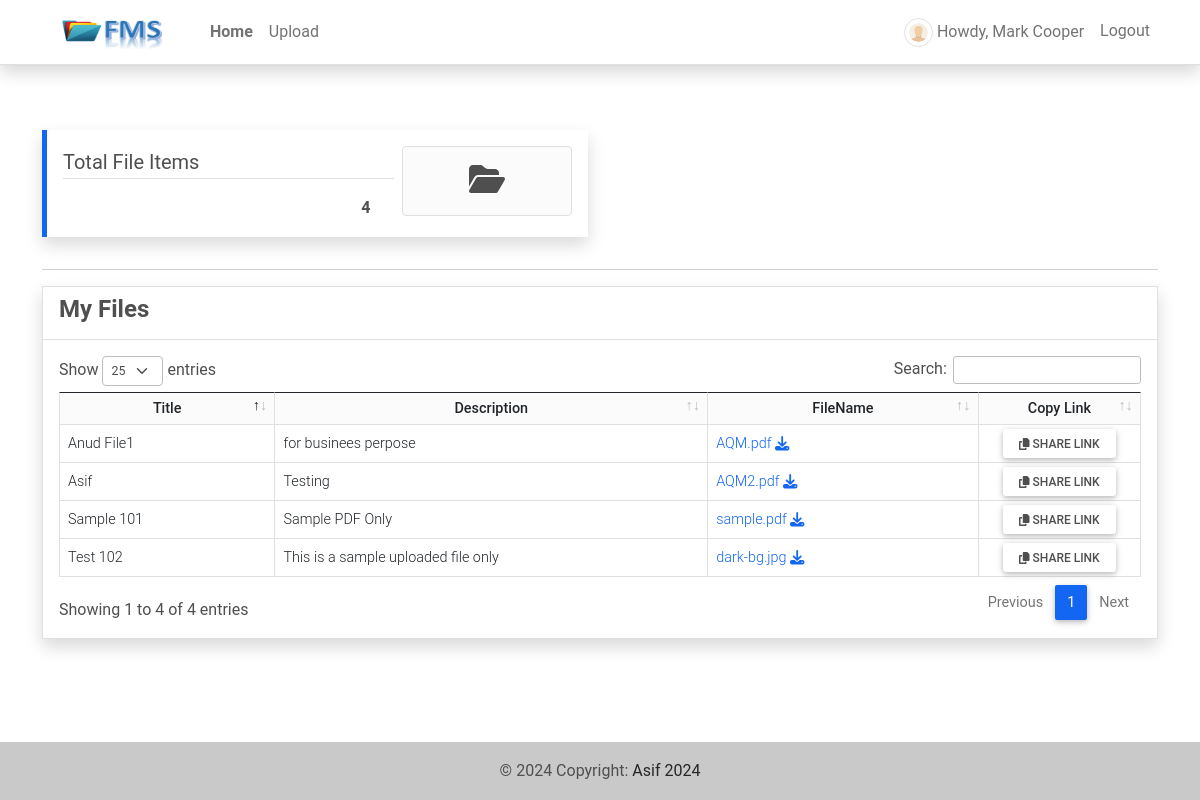
The app's page / (signed in) with its own data.
### fmsApp/models.py (models this page shows, shortened)
class Post(models.Model):
    user = models.ForeignKey(User, on_delete=models.CASCADE)
    title = models.CharField(max_length=250)
    description = models.TextField(blank=True, null=True)
    file_path = models.FileField(upload_to='uploads/',blank=True, null=True)
    date_created = models.DateTimeField(default=timezone.now)
    date_updated = models.DateTimeField(auto_now=True)
    def get_share_url(self):
        fernet = Fernet(settings.ID_ENCRYPTION_KEY)
        value = fernet.encrypt(str(self.pk).encode())
        value = base64.urlsafe_b64encode(value).decode()
        return reverse("share-file-id", kwargs={"id": (value)})

### fmsApp/views.py (the view)
# urls.py: path('', views.home, name='home-page'),
@login_required
def home(request):
    context['page_title'] = 'Home'
    if request.user.is_superuser:
        posts = Post.objects.all()
    else:
        posts = Post.objects.filter(user = request.user).all()
    context['posts'] = posts
    context['postsLen'] = posts.count()
    print(request.build_absolute_uri())
    return render(request, 'home.html',context)

### fmsApp/forms.py (shortened to what this page needs)
class UpdateProfile(UserChangeForm):
    username = forms.CharField(max_length=250,help_text="The Username field is required.")
    email = forms.EmailField(max_length=250,help_text="The Email field is required.")
    first_name = forms.CharField(max_length=250,help_text="The First Name field is required.")
    last_name = forms.CharField(max_length=250,help_text="The Last Name field is required.")
    current_password = forms.CharField(max_length=250)
    class Meta:
        model = User
        fields = ('email', 'username','first_name', 'last_name')

### fmsApp/templatetags/customfilter.py (called while the page is built)
@register.filter
def replaceBlank(value,stringVal = ""):
    value = str(value).replace(stringVal, '')
    return value

### fmsApp/templates/home.html (shortened to what this page needs)
{% extends "base.html" %} {% load humanize %} {% load customfilter %} {% block pageContent %}
<section class="">
    <div class="row">
        <div class="col-lg-6 col-md-6 col-sm-12 col-xs-12">
            <div class="card rounded-0 shadow border-primary text-start summary-card my-3">
                <div class="card-body">
                    <div class="d-flex w-100">
                        <div class="col-8 pe-2">
                            <div class="summary-title fs-5 border-bottom">Total File Items</div>
                            <div class="summary-count text-end fw-bolder mt-3 px-4">{{ postsLen|intcomma }}</div>
                        </div>
                        <div class="col-4">
                            <div class="summary-icon p-3 rounded border text-center bg-gradient bg-light">
                                <i class="fa fa-folder-open fs-2"></i>
                            </div>
                        </div>
                    </div>
                </div>
            </div>
        </div>
    </div>
    <hr>
    <div class="row">
        <div class="col-lg-12 col-md-12 col-sm-12 col-xs-12">
            <div class="card card-default border rounded-0 shadow">
                <div class="card-header">
                    <h4 class="card-title"><b>My Files</b></h4>
                </div>
                <div class="card-body">
                    <table class="table table-bordered" id="file-table">
                        <colgroup>
                            <col width="20%">
                            <col width="40%">
                            <col width="25%">
                            <col width="15%">
                        </colgroup>
                        <thead>
                            <tr class="bg-gradient bg-light">
                                <th class=text-center>Title</th>
                                <th class=text-center>Description</th>
                                <th class=text-center>FileName</th>
                                <th class=text-center>Copy Link</th>
                            </tr>
                        </thead>
                        <tbody>
                            {% for post in posts %}
                            <tr>
                                <td class="text-start">{{ post.title }}</td>
                                <td class="text-start">{{ post.description }}</td>
                                <td class="text-start"><a href="{{ post.file_path.url }}" download="{{ post.file_path|replaceBlank:'uploads/' }}">{{ post.file_path|replaceBlank:'uploads/' }} <i class="fa fa-download"></i></a></td>
                                <td class="text-center"><button class="btn btn-default bg-gradient btn-sm copy-link" type="button" data-url="{{ request.build_absolute_uri|slice:':-1' }}{{ post.get_share_url }}" title="Copy Link tp clipboard"><i class="fa fa-copy"></i> Share Link</button></td>
                            </tr>
                            {% endfor %}
                        </tbody>
                    </table>
                </div>
            </div>
        </div>
    </div>
</section>
</div> {% endblock pageContent %}

### fmsApp/templates/base.html (shortened to what this page needs)
{% load static %}
<!DOCTYPE html>
<html lang="en">
<head>
    <link rel="stylesheet" href="{% static 'assets/font-awesome/css/all.min.css' %}">
    <link rel="stylesheet" href="{% static 'assets/bootstrap/css/bootstrap.min.css' %}">
    <link rel="stylesheet" href="{% static 'assets/select2/dist/css/select2.min.css' %}">
    <link rel="stylesheet" href="{% static 'assets/mdb-blogtemplate/css/mdb.min.css' %}" />
    <link rel="stylesheet" href="{% static 'assets/DataTables/datatables.min.css' %}" />
    <link rel="stylesheet" href="{% static 'assets/default/css/style.css' %}">
</head>
<body class="">
    {% block TopNavigation %} {% include "TopNavigation.html" %} {% endblock TopNavigation %}
    <main class="py-5">
        <div class="container mb-3">
             {% block pageContent %} {% endblock pageContent %}
    </main>
    <footer class="bg-light text-lg-start">
        <div class="text-center p-3" style="background-color: rgba(0, 0, 0, 0.2);">
            © {% now 'Y' %} Copyright:
            <a class="text-dark" href="https://apycoder.com/" target="_blank">Asif 2024</a>
        </div>
    </footer>
</body>
</html>

### fmsApp/templates/topNavigation.html (shortened to what this page needs)
{% load static %}
<header>
    <nav class="navbar navbar-expand-lg navbar-light bg-white fixed-top shadow border-bottom">
        <div class="container">
            <a class="navbar-brand" target="_blank" href="{% url 'home-page' %}">
                <img src="{{ MEDIA_URL }}/default/fms-logo.png" height="16" alt="{{ MEDIA_URL }}" loading="lazy" style="margin-top: -3px;" />
            </a>
            <div class="collapse navbar-collapse" id="navbarExample01">
                <ul class="navbar-nav me-auto mb-2 mb-lg-0" id="topNav">
                    {% if user.id %}
                    <li class="nav-item">
                        <a class="nav-link" aria-current="page" href="{% url 'home-page' %}">Home</a>
                    </li>
                    <li class="nav-item">
                        <a class="nav-link" aria-current="page" href="{% url 'posts-page' %}">Upload</a>
                    </li>
                    {% endif %}
                </ul>
                <ul class="navbar-nav d-flex flex-row">
                    {% if user.id %} {% if user.profile.user_type == 1 %} {% endif %}
                    <li class="nav-item me-3 me-lg-0">
                        <a class="nav-link" href="{% url 'profile' %}">
                            <span class="me-1"><img src="{{ MEDIA_URL }}/default/default-avatar.png" alt="User Avatar" id="user-avatar" class="img-thumbnail rounded-circle"></span>Howdy, {{ user.first_name }} {{user.last_name}}
                        </a>
                    </li>
                    <li class="nav-item me-3 me-lg-0">
                        <a class="nav-link" href="{% url 'logout' %}">Logout</a>
                    </li>
                    {% endif %}
                </ul>
            </div>
        </div>
    </nav>
</header>

### static/assets/default/css/style.css (style rules this page uses)
html, body { height: 100%; width: 100%; max-height: 100%; overflow: auto; display: flex; flex-direction: column; }
body>header { flex-shrink: auto; }
body>main { flex-shrink: auto; flex-grow: auto; overflow: auto; }
body>footer { flex-shrink: auto; position: absolute; bottom: 0; left: 0; width: calc(100%); }
#user-avatar { width: 1.8rem; height: 1.8rem; object-fit: scale-down; object-position: center center; }
.navbar-brand>img { width: 7em; height: 2em; }
.nav-item.active a.nav-link { font-weight: bolder !important; }
.summary-card { border-left-width: 5px !important; border-left-style: solid; }

### records on screen
Post: title "Sample 101", description "Sample PDF Only", file_path "sample.pdf"
Post: title "Test 102", description "This is a sample uploaded file only", file_path "dark-bg.jpg"
Post: title "Anud File1", description "for businees perpose", file_path "AQM.pdf"
Post: title "Asif", description "Testing", file_path "AQM2.pdf"

### other values on screen
{{ user.first_name }} "Mark"
{{ user.last_name }} "Cooper"
{{ postsLen|intcomma }} "4"
